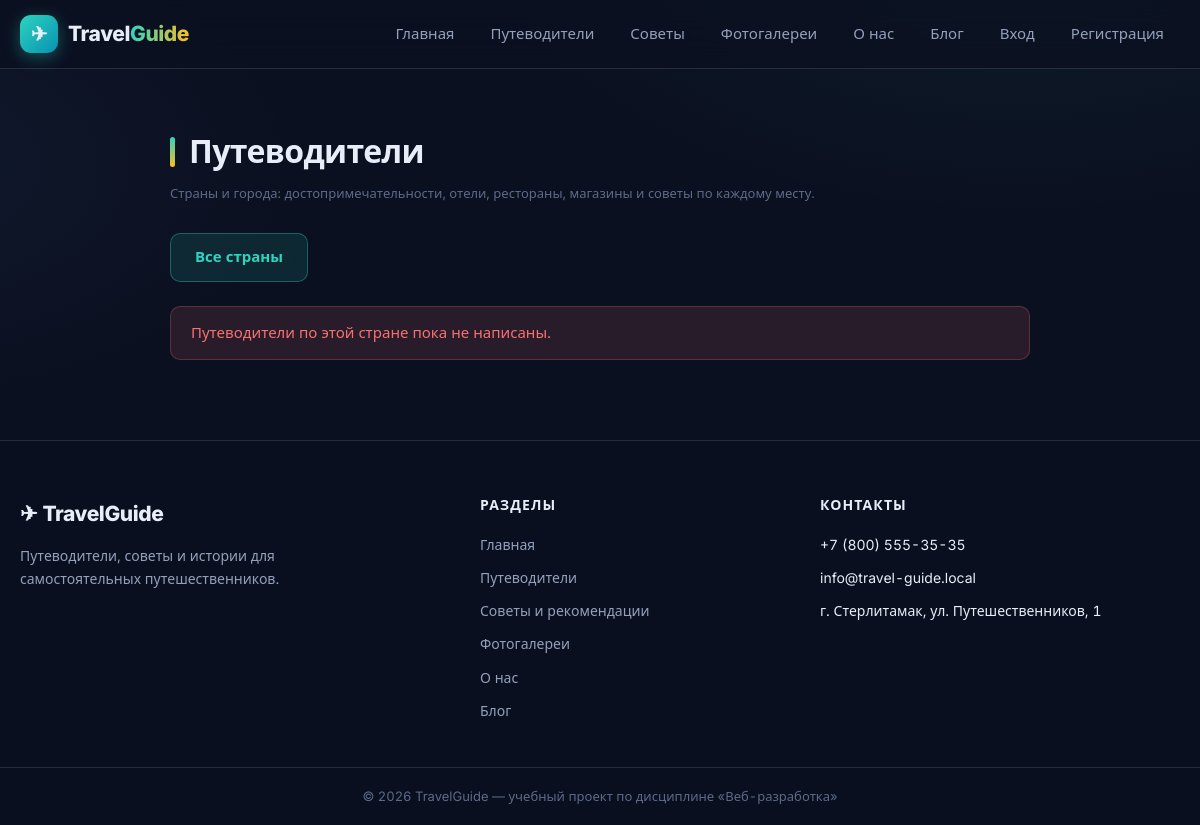
Page /guides.php on the earlier database version.
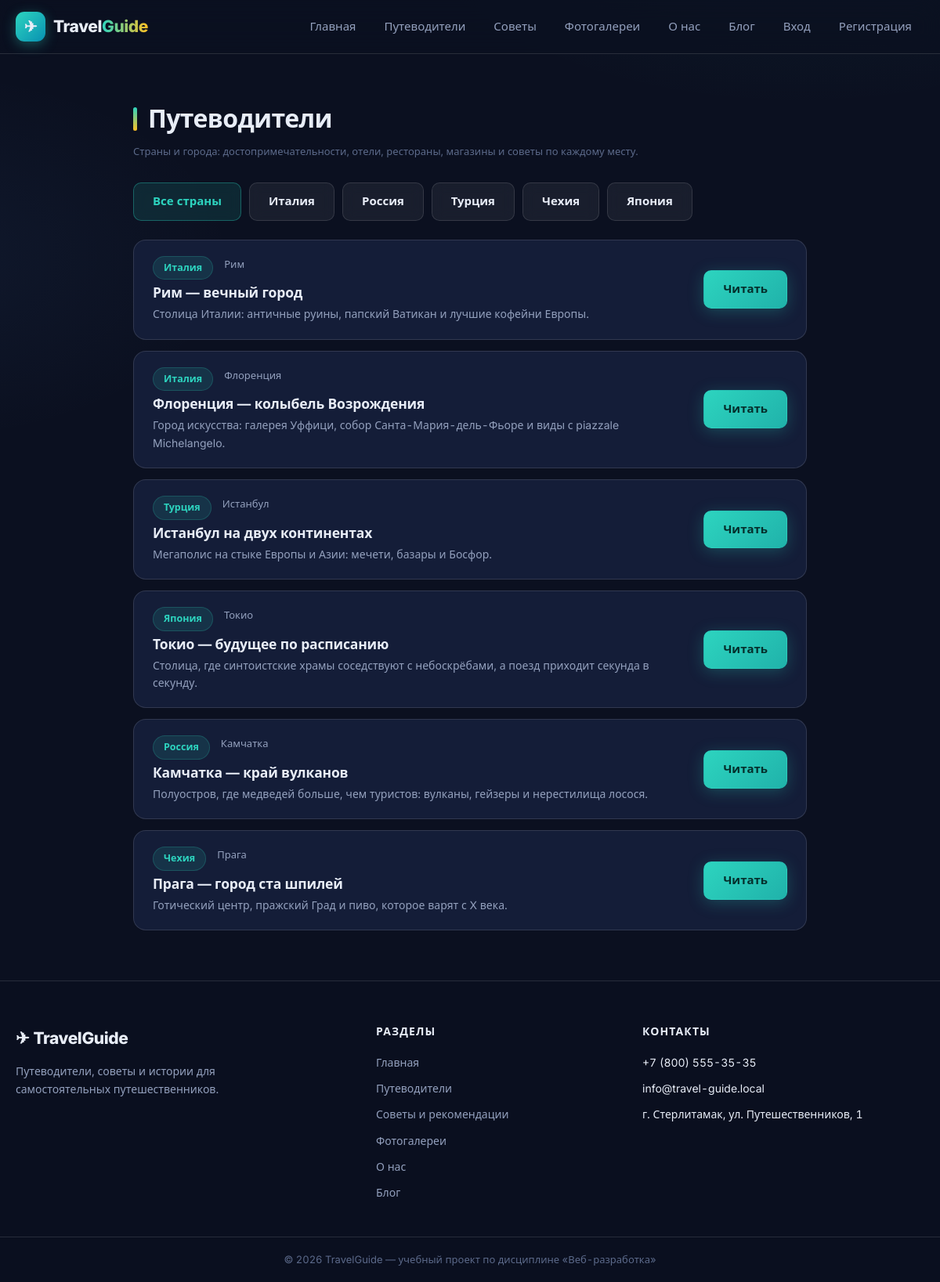
Same page on the later database version.
### tables this page shows
CREATE TABLE IF NOT EXISTS guides (
  id          INT UNSIGNED AUTO_INCREMENT PRIMARY KEY,
  country     VARCHAR(50)  NOT NULL,
  city        VARCHAR(50)  NOT NULL,
  title       VARCHAR(120) NOT NULL,
  description VARCHAR(500) NOT NULL,
  sights      TEXT NOT NULL COMMENT 'основные достопримечательности',
  hotels      TEXT NOT NULL COMMENT 'рекомендации по отелям',
  food        TEXT NOT NULL COMMENT 'рестораны и кафе',
  shops       TEXT NOT NULL COMMENT 'магазины и шоппинг',
  tips        TEXT NOT NULL COMMENT 'полезные советы по месту',
  is_popular  TINYINT(1) NOT NULL DEFAULT 0,
  KEY idx_guides_country (country)
);

### includes/config.php (called while the page is built, shortened)
<?php
function db(): PDO
{
    static $pdo = null;
    if ($pdo === null) {
        $dsn = 'mysql:host=' . DB_HOST . ';port=' . DB_PORT . ';dbname=' . DB_NAME . ';charset=' . DB_CHARSET;
        try {
            $pdo = new PDO($dsn, DB_USER, DB_PASS, [
                PDO::ATTR_ERRMODE            => PDO::ERRMODE_EXCEPTION,
                PDO::ATTR_DEFAULT_FETCH_MODE => PDO::FETCH_ASSOC,
                PDO::ATTR_EMULATE_PREPARES   => false,
            ]);
        } catch (PDOException $e) {
            http_response_code(500);
            exit('Ошибка подключения к базе данных: ' . htmlspecialchars($e->getMessage()));
        }
    }
    return $pdo;
}
function e($value): string
{
    return htmlspecialchars((string)$value, ENT_QUOTES, 'UTF-8');
}

### guides.php (the view, shortened to what this page needs)
<?php
require_once __DIR__ . '/includes/header.php';
$country = trim((string)($_GET['country'] ?? ''));
$countries = db()->query('SELECT DISTINCT country FROM guides ORDER BY country')->fetchAll(PDO::FETCH_COLUMN);
if ($country !== '' && in_array($country, $countries, true)) {
    $stmt = db()->prepare('SELECT * FROM guides WHERE country = ? ORDER BY city');
    $stmt->execute([$country]);
} else {
    $stmt = db()->query('SELECT * FROM guides ORDER BY is_popular DESC, country, city');
}
$guides = $stmt->fetchAll();
?>
<main class="section">
    <div class="container">
        <div style="max-width:860px; margin:0 auto;">
        <h1 class="section__title">Путеводители</h1>
        <p class="form__hint" style="margin:-16px 0 28px;">
            Страны и города: достопримечательности, отели, рестораны, магазины и советы по каждому месту.
        </p>
        <nav class="admin-bar" aria-label="Фильтр по стране" style="margin-bottom:24px;">
            <a class="btn btn--ghost <?= $country === '' ? 'active' : '' ?>" href="/guides.php">Все страны</a>
            <?php foreach ($countries as $c): ?>
            <a class="btn btn--ghost <?= $country === $c ? 'active' : '' ?>"
               href="/guides.php?country=<?= urlencode($c) ?>"><?= e($c) ?></a>
            <?php endforeach; ?>
        </nav>
        <?php if (!$guides): ?>
            <div class="alert alert--error">Путеводители по этой стране пока не написаны.</div>
        <?php else: ?>
        <div class="postlist">
            <?php foreach ($guides as $g): ?>
            <article class="post">
                <div class="post__main">
                    <div class="post__meta">
                        <span class="chip"><?= e($g['country']) ?></span>
                        <span><?= e($g['city']) ?></span>
                    </div>
                    <h2 class="post__title">
                        <a href="/guide.php?id=<?= (int)$g['id'] ?>"><?= e($g['title']) ?></a>
                    </h2>
                    <p class="post__excerpt"><?= e($g['description']) ?></p>
                </div>
                <a href="/guide.php?id=<?= (int)$g['id'] ?>" class="btn btn--primary">Читать</a>
            </article>
            <?php endforeach; ?>
        </div>
        <?php endif; ?>
        </div>
    </div>
</main>
<?php require_once __DIR__ . '/includes/footer.php'; ?>

Differences in the rows shown:
added guides: country "Италия", city "Рим", title "Рим — вечный город", description "Столица Италии: античные руины, папский Ватикан и лучшие кофейни Европы."
added guides: country "Италия", city "Флоренция", title "Флоренция — колыбель Возрождения", description "Город искусства: галерея Уффици, собор Санта-Мария-дель-Фьоре и виды с piazzale Michelangelo."
added guides: country "Турция", city "Истанбул", title "Истанбул на двух континентах", description "Мегаполис на стыке Европы и Азии: мечети, базары и Босфор."
added guides: country "Япония", city "Токио", title "Токио — будущее по расписанию", description "Столица, где синтоистские храмы соседствуют с небоскрёбами, а поезд приходит секунда в секунду."
added guides: country "Россия", city "Камчатка", title "Камчатка — край вулканов", description "Полуостров, где медведей больше, чем туристов: вулканы, гейзеры и нерестилища лосося."
added guides: country "Чехия", city "Прага", title "Прага — город ста шпилей", description "Готический центр, пражский Град и пиво, которое варят с X века."
Other differences:
new list line: "Италия"
new list line: "Россия"
new list line: "Турция"
new list line: "Чехия"
new list line: "Япония"
text no longer shown: "Путеводители по этой стране пока не написаны."
